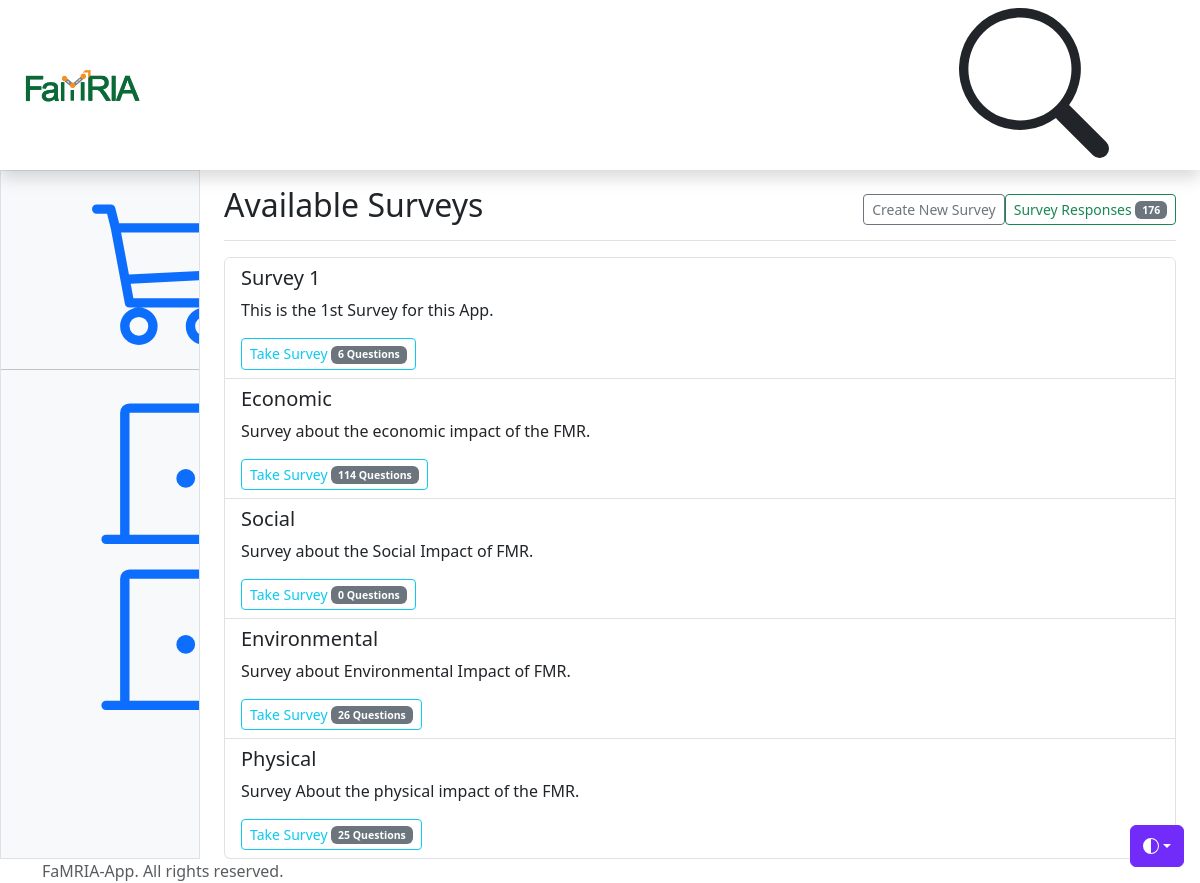
Screenshot of /surveys/ with the database file from the repository.
### survey/models.py (models this page shows, shortened)
class Survey(models.Model):
    title = models.CharField(max_length=255)
    description = models.TextField(blank=True, null=True)
    created_by = models.ForeignKey(User, on_delete=models.CASCADE, default=1)
    created_at = models.DateTimeField(auto_now_add=True)
    updated_at = models.DateTimeField(auto_now=True)
    status = models.IntegerField(_("Status"), default=0) # 1=Accepting Responses, 0 = Otherwise
    def count_responses(self):
        return SurveyResponse.objects.filter(survey=self).count()

### survey/views.py (the view)
# urls.py: path('surveys/', survey_list, name='survey-list'),  # Survey list URL
def survey_list(request):
    surveys = Survey.objects.all()
    survey_data = []
    responses_count = SurveyResponse.objects.count()
    for survey in surveys:
        question_count = survey.surveyquestion_set.count()
        response_count = survey.count_responses()
        survey_data.append({
            'survey': survey,
            'question_count': question_count,
            'response_count': response_count,
        })
    return render(request, 'surveys/survey_list.html', {'survey_data': survey_data, 'responses_count': responses_count})

### survey/templates/surveys/survey_list.html (shortened to what this page needs)
{% extends "dashboard.html" %}
    {% block main_content %}
    <div class="d-flex justify-content-between flex-wrap flex-md-nowrap align-items-center pt-3 pb-2 mb-3 border-bottom">
        <h1 class="h2">Available Surveys</h1>
        <div class="btn-toolbar mb-2 mb-md-0">
          <a href="{% url 'survey-create' %}" type="button" class="btn btn-sm btn-outline-secondary">
            Create New Survey
          </a>
          <a href="{% url 'survey-responses' %}" type="button" class="btn btn-sm btn-outline-success">Survey Responses
            <span class="badge text-bg-secondary">{{ responses_count }}</span>
          </a>
        </div>
      </div>
    <ul class="list-group">
        {% for s in survey_data %}
            <li class="list-group-item">
                <h5>{{ s.survey.title }}</h5>
                <p>{{ s.survey.description }}</p>
                <div class="btn-group me-2">
                    <a href="{% url 'survey-response' s.survey.id %}" type="button" class="btn btn-sm btn-outline-info">Take Survey
                      <span class="badge text-bg-secondary">{{ s.question_count }} Questions</span>
                    </a>
                  </div>
            </li>
        {% endfor %}
    </ul>
    {% endblock main_content %}

### rows the page displays
Survey: survey "Survey 1", survey.description "This is the 1st Survey for this App.", question_count "6"
Survey: survey "Economic", survey.description "Survey about the economic impact of the FMR.", question_count "114"
Survey: survey "Social", survey.description "Survey about the Social Impact of FMR.", question_count "0"
Survey: survey "Environmental", survey.description "Survey about Environmental Impact of FMR.", question_count "26"
Survey: survey "Physical", survey.description "Survey About the physical impact of the FMR.", question_count "25"

### other values shown
{{ responses_count }} "176"
